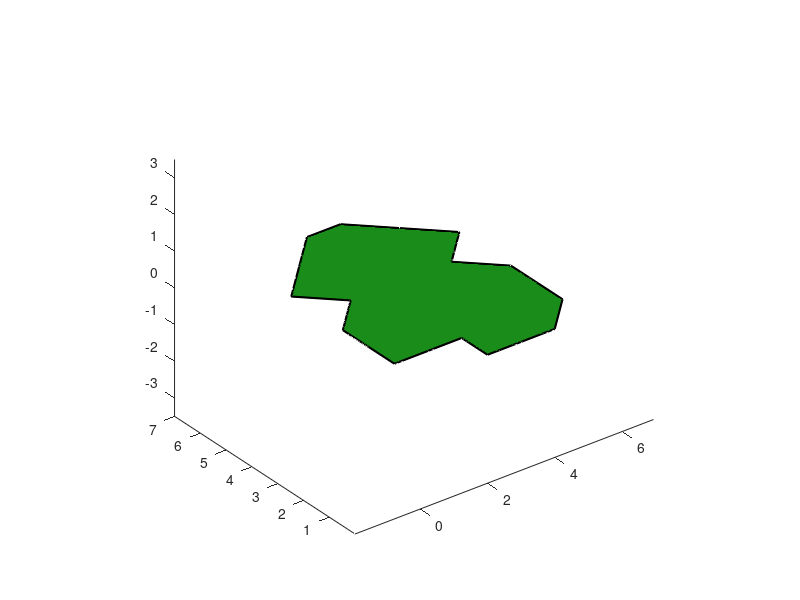

Here is the MATLAB script that generated this plot: (Note: this script raises an error after producing the figure.)
% Clear the workspace
clear;      % Clear the workspace
clc;        % Clear the command window
close all;  % Close all the figure
axis equal; % Set the axis equal, to show the entity in the same size
axis vis3d;


pts = [0, 0, 0, 1, 0, 1, 2, 3, 4, 5, 4, 5, 5, 5, 4, 3, 2, 2, 1;
       1, 2, 3, 4, 5, 6, 7, 7, 6, 5, 4, 3, 2, 1, 0, 0, 0, 1, 1;
       0, 0, 0, 0, 0, 0, 0, 0, 0, 0, 0, 0, 0, 0, 0, 0, 0, 0, 0];

X = pts(1, :);
Y = pts(2, :);
Z = pts(3, :);

hold on;
fill3(X, Y, Z, [0 0.5 0], 'FaceAlpha', 0.9);


%% Earcut

% Draw polygon outline
plot([pts(1,:), pts(1,1)], [pts(2,:), pts(2,1)], 'k-', 'LineWidth', 1.5);

% Earcut animation animation
earClip(pts);

% Earcut animation function
function earClip(poly)
    % Initialize handles
    h_verts = [];   % Vertex handles
    h_ear = [];     % Ear highlight handles
    h_tris = [];    % Triangle handles
    h_pts = [];     % Point handles
    
    % Check if the polygon is valid
    if ~polyDirection3D(poly)
        poly = poly(:,end:-1:1);
        disp('Reverse the polygon order to anti-clockwise order');
    end

    n = size(poly, 2);
    vertices = 1:n;
    numV = n;
    V = poly;
    
    while numV > 3
        earFound = false;
        
        drawnow;
        for i = 1:numV
            prev_idx = mod(i - 2 + numV, numV) + 1;
            next_idx = mod(i, numV) + 1;
            
            v_prev = vertices(prev_idx);
            v_curr = vertices(i);
            v_next = vertices(next_idx);

            % Update point display
            if ~isempty(h_pts)
                delete(h_pts);
            end
    
            h_pts(1) = scatter(V(1, v_prev), V(2, v_prev), 'o');
            h_pts(2) = scatter(V(1, v_curr), V(2, v_curr), 'o');
            h_pts(3) = scatter(V(1, v_next), V(2, v_next), 'o');
            
            % showPts([v_prev, v_curr, v_next], [0, 0]);
            if isEar2D(V, v_prev, v_curr, v_next, vertices(1:numV))
                
                % Clear old ear highlight handle
                if ~isempty(h_ear) && isvalid(h_ear)
                    delete(h_ear);
                end
                
                % Highlight current ear
                tri_x = [V(1,v_prev), V(1,v_curr), V(1,v_next), V(1,v_prev)];
                tri_y = [V(2,v_prev), V(2,v_curr), V(2,v_next), V(2,v_prev)];
                h_ear = fill(tri_x, tri_y, 'c', 'FaceAlpha', 0.5, 'EdgeColor', 'c');
                
                % Update vertex display
                active_pts = V(:, vertices(1:numV));
                h_verts = updateScatter(h_verts, active_pts(1,:), active_pts(2,:));
                                
                % Store clipped triangles
                h_tris = addTri(h_tris, V(:, [v_prev, v_curr, v_next]));
                
                % Delete ear vertex point
                vertices(i) = [];
                numV = numV - 1;
                earFound = true;
                drawnow;
                break;
            end
        end
        
        if ~earFound
            error('Earcut failed');
        end
    end
    
    % Add the last triangle
    addTri(h_tris, V(:, vertices(1:3)));
    
    % Clear ear highlight
    if ~isempty(h_ear) && isvalid(h_ear)
        delete(h_ear);
    end
end

% Update scatter plot
% h_old: Old scatter handle
% x, y: New data points
function h = updateScatter(h_old, x, y)
    if ~isempty(h_old) && isvalid(h_old)
        delete(h_old);
    end
    h = scatter(x, y, 10, 'r', 'filled');
end

% Add triangle
% h_old: Old triangle handle
% tri: New triangle points
function h = addTri(h_old, tri)
    if isempty(h_old)
        h_old = [];
    end
    h_new = fill([tri(1,:), tri(1,1)], [tri(2,:), tri(2,1)], ...
                 'b', 'FaceAlpha', 0.3, 'EdgeColor', 'none');
    h = [h_old, h_new];   % Accumulate triangle handles
end

function showPts(pts, offset)
    persistent h_pts;
    if ~isempty(h_pts)
        delete(h_pts);
    end
    
    for i = 1:size(pts, 2)
        h_pts(i) = scatter(pts(1, i) + offset(1), pts(2, i) + offset(2), 'o');
    end
end

function fill2D(pts, offset, color)
    X = pts(1, :);
    Y = pts(2, :);
    X = X + offset(1);
    Y = Y + offset(2);
    fill(X, Y, color, 'FaceAlpha', 0.9);
end

function tris = triangulate(poly3D)
    % poly3D: 3×N Polygon points (clockwise order and no self-intersection)
    % tris:   3×3×T Triangle mesh in world coordinates
    
    disp(poly3D)

    [poly2D, frame] = toLocal2D(poly3D);

    fill2D(poly2D, [6, 0], [0.5 0 0]);

    % Earcut
    tris2D = earClip2D(poly2D);
    
    % Project to 3D
    tris = toWorld3D(tris2D, frame);
end

function tris = toWorld3D(tris2D, frame)
    T = size(tris2D, 3);
    tris = zeros(3, 3, T);
    
    for i = 1:T
        for j = 1:3
            p2 = tris2D(:, j, i);      % 2×1 [x; y]
            x = p2(1);
            y = p2(2);
            
            p3 = frame.origin + x * frame.u_axis + y * frame.v_axis;
            tris(:, j, i) = p3;
        end
    end
end

function [poly2D, frame] = toLocal2D(poly3D)
    n = size(poly3D, 2);
    origin = poly3D(:, 1);
    
    % Calculate normal vector
    normal = [0; 0; 0];
    for i = 1:n
        v1 = poly3D(:, i);
        v2 = poly3D(:, mod(i, n) + 1);
        v3 = poly3D(:, mod(i+1, n) + 1);
        e1 = v2 - v1;
        e2 = v3 - v2;
        normal = normal + cross(e1, e2);
    end
    normal = normal / norm(normal);
    
    % Calculate u_axis (longest edge direction)
    max_len = 0;
    u_axis = [1; 0; 0];
    for i = 1:n
        j = mod(i, n) + 1;
        edge = poly3D(:, j) - poly3D(:, i);
        len = norm(edge);
        if len > max_len
            max_len = len;
            u_axis = edge / len;
        end
    end
    
    % Calculate v_axis (orthogonal direction)
    v_axis = cross(normal, u_axis);
    v_axis = v_axis / norm(v_axis);
    u_axis = cross(v_axis, normal);
    u_axis = u_axis / norm(u_axis);
    
    % Project to 2D
    poly2D = zeros(2, n);
    for i = 1:n
        diff = poly3D(:, i) - origin;
        poly2D(1, i) = dot(diff, u_axis);
        poly2D(2, i) = dot(diff, v_axis);
    end
    
    % Pack the frame
    frame.u_axis = u_axis;
    frame.v_axis = v_axis;
    frame.normal = normal;
    frame.origin = origin;
end

function tris2D = earClip2D(poly2D)
    % poly2D: 2×N local 2D vertices (assumed counter-clockwise, no-intersecting)
    % tris2D: 2×3×T output triangles (2D vertices)
    
    n = size(poly2D, 2);
    
    if n == 3
        tris2D = reshape(poly2D, 2, 3, 1);
        return;
    end
    
    % Active vertex list (circular linked list)
    vertices = 1:n;
    numV = n;
    
    % Preallocate triangle storage
    tris_list = cell(n - 2, 1);
    triCount = 0;
    
    V = poly2D;  % Local reference, to avoid repeated indexing
    
    while numV > 3
        earFound = false;
        
        % Traverse all active vertices
        for i = 1:numV
            % Circular neighbor indices
            prev_idx = mod(i - 2 + numV, numV) + 1;
            next_idx = mod(i, numV) + 1;
            
            v_prev = vertices(prev_idx);
            v_curr = vertices(i);
            v_next = vertices(next_idx);
            
            % Check if the triangle is an ear triangle
            if isEar2D(V, v_prev, v_curr, v_next, vertices(1:numV))
                % Store triangle coordinates
                triCount = triCount + 1;
                tris_list{triCount} = [V(:, v_prev), V(:, v_curr), V(:, v_next)];
                
                % Remove ear vertex
                vertices(i) = [];
                numV = numV - 1;
                earFound = true;
                break;  % Restart search
            end
        end
        
        if ~earFound
            error('Earcut failed: No ear triangle found, polygon may be self-intersecting or not simple');
        end
    end
    
    % Last triangle formed by the remaining 3 vertices
    triCount = triCount + 1;
    tris_list{triCount} = [V(:, vertices(1)), V(:, vertices(2)), V(:, vertices(3))];
    
    % Assemble into 2×3×T array
    tris2D = zeros(2, 3, triCount);
    for i = 1:triCount
        tris2D(:, :, i) = tris_list{i};
    end
end

function flag = isEar2D(V, v_prev, v_curr, v_next, activeVerts)
    % V: 2xN, all vertices coordinates (local 2D)
    % v_prev, v_curr, v_next: three vertex indices
    % activeVerts: current active vertex indices list
    
    p_prev = V(:, v_prev);
    p_curr = V(:, v_curr);
    p_next = V(:, v_next);
    
    % Convex angle check (2D cross product)
    e1 = p_curr - p_prev;
    e2 = p_next - p_curr;
    cross_z = e1(1) * e2(2) - e1(2) * e2(1);
    
    if cross_z <= 1e-12
        flag = false;
        return;
    end
    
    % Triangle internal check
    tri = [p_prev, p_curr, p_next];
    
    % fill2D(tri, [6, 0], [0 0 0.5]);
    % showPts(tri, [0, 0]);
    
    for i = 1:length(activeVerts)
        v = activeVerts(i);
        if v == v_prev || v == v_curr || v == v_next
            continue;
        end
        
        p = V(:, v);
        if pointInTriangle2D(p, tri)
            flag = false;
            return;
        end
    end
    
    flag = true;
end

function flag = pointInTriangle2D(p, tri)
    % p: 2×1 point in [x, y]
    % tri: 2×3 triangle vertices [v1, v2, v3]
    % flag: true = point p in triangle tri
    
    % get the coordinates of the point and the triangle vertices
    px = p(1);  py = p(2);
    x1 = tri(1, 1);  y1 = tri(2, 1);
    x2 = tri(1, 2);  y2 = tri(2, 2);
    x3 = tri(1, 3);  y3 = tri(2, 3);
    
    % Calculate the denominator, use 'Cramer's Rule'
    denom = (y2 - y3) * (x1 - x3) + (x3 - x2) * (y1 - y3);
    
    % Degenerate triangle check
    if abs(denom) < 1e-10
        flag = false;
        return;
    end
    
    % Calculate the barycentric coordinates
    a = ((y2 - y3) * (px - x3) + (x3 - x2) * (py - y3)) / denom;
    b = ((y3 - y1) * (px - x3) + (x1 - x3) * (py - y3)) / denom;
    c = 1 - a - b;
    
    % Strict internal check (excluding boundary, to avoid colinear vertex problem)
    eps = -1e-10;
    flag = (a > eps) && (b > eps) && (c > eps);
end

function dir = polyDirection(pts)
    n = size(pts, 2);

    area = sum(pts(1, 1:n) .* pts(2, [2:n, 1]) - pts(1, [2:n, 1]) .* pts(2, 1:n));

    dir = sign(area);
end

function dir = polyDirection3D(pts)
    % Find the best direction of the polygon
    normal = cross(pts(:, 2) - pts(:, 1), pts(:, 3) - pts(:, 1));
    [~, maxDim] = max(abs(normal));

    % Project on other two dimensions
    dims = setdiff([1, 2, 3], maxDim);
    ptsProj = pts(dims, :);

    dir = polyDirection(ptsProj);
end
